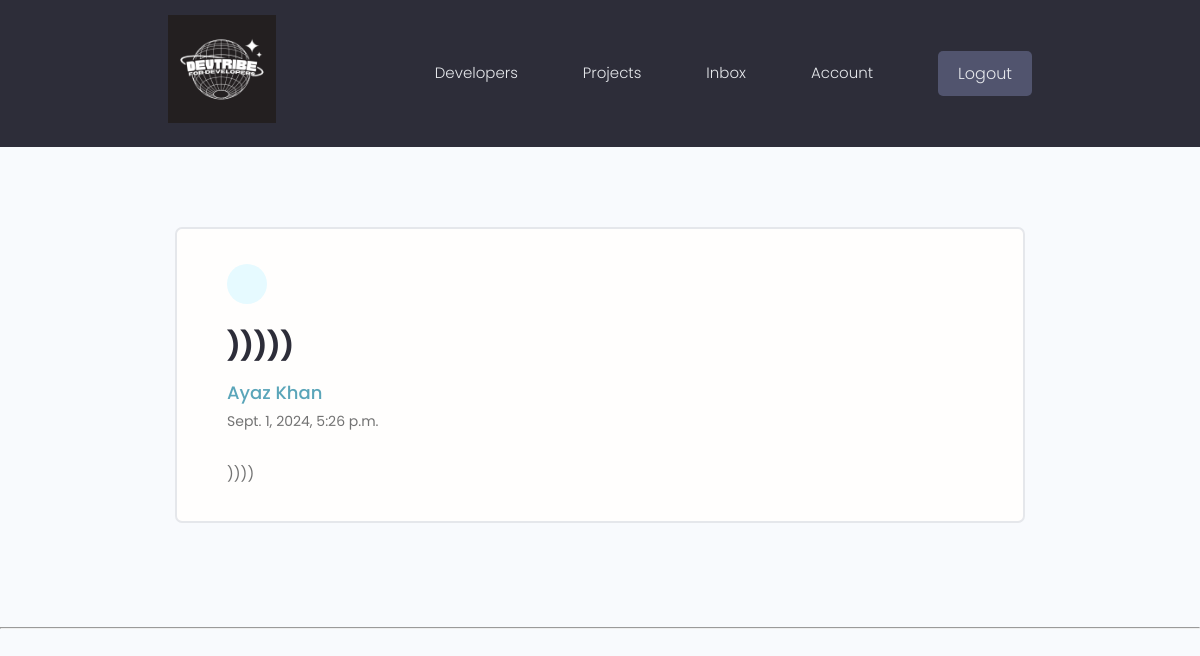
Screenshot of /message/76f03862-93b9-4b61-b924-8cc863a7b38f/ (signed in) with the database file from the repository.
### users/models.py (models this page shows, shortened)
class Message(models.Model):
    sender=models.ForeignKey(Profile,on_delete=models.SET_NULL,null=True,blank=True)
    recipient=models.ForeignKey(Profile,on_delete=models.SET_NULL,null=True,related_name='messages')
    name=models.CharField(max_length=200,null=True,blank=True)
    email=models.EmailField(max_length=200,null=True,blank=True)
    subject=models.CharField(max_length=200,null=True,blank=True)
    body=models.TextField()
    is_read=models.BooleanField(default=False,null=True)
    created=models.DateTimeField(auto_now_add=True)
    id=models.UUIDField(default=uuid.uuid4,unique=True,primary_key=True,editable=False)
    class Meta:
        ordering=['is_read','-created']

### users/views.py (the view)
# urls.py: path('message/<str:pk>/',views.viewMessage,name='message'),
@login_required(login_url='login')
def viewMessage(request,pk):
    profile=request.user.profile
    message=profile.messages.get(id=pk)
    if message.is_read==False:
        message.is_read=True
        message.save()
    context={
    'message':message
    }
    return render(request,'users/message.html',context)

### users/templates/users/message.html (shortened to what this page needs)
{% extends 'main.html' %}
{% block content %}
  <main class="messagePage my-xl">
    <div class="content-box">
      <div class="message">
        <a class="backButton" href="{% url 'inbox'%} "></a>
        <h2 class="message__subject">{{message.subject}}</h4>
          <a href="profile.html" class="message__author">{{message.name}}</a>
          <p class="message__date">{{message.created}}</p>
          <div class="message__body">{{message.body|linebreaksbr}}</div>
      </div>
    </div>
  </main>
  {% endblock content%}

### static/styles/app.css (style rules this page uses)
:root { --color-sub: #2d2d39; }
.content-box { width: 95%; max-width: 85rem; margin: 0 auto; }
.message { padding: 2.5rem 0; }
.message > a { display: flex; gap: 1rem; }
.message__author, .message__date { flex-basis: 25%; }
.message__subject { flex-basis: 50%; }
.message__date { text-align: right; }
.messagePage .message { list-style: none; background: var(--color-white); padding: 3.5rem 5rem; border: 2px solid var(--color-light); border-radius: 0.7rem; }
.messagePage .message__subject { font-size: 2.8rem; color: var(--color-sub); margin-bottom: 1rem; margin-top: 2rem; }
.messagePage .message__author { font-size: 1.8rem; font-weight: 500; }
.messagePage .message__date { font-size: 1.4rem; font-weight: 400; text-align: left; margin-bottom: 3rem; }
.backButton { background: var(--color-main-light); color: var(--color-main); width: 4rem; height: 4rem; display: flex; align-items: center; justify-content: center; border-radius: 50%; }

### static/uikit/styles/modules/_variables.css (style rules this page uses)
:root { --color-main: #5aa5b9; --color-main-light: #e6faff; --color-sub: #3f4156; --color-sub-light: #51546e; --color-sub-lighter: #ededfd; --color-text: #737373; --color-gray: #8b8b8b; --color-light: #e5e7eb; --color-light-gray: #767676; --color-bg: #f8fafd; --color-white: #fffefd; --color-white-light: #f3f3f3; --color-success: #359e64; --color-success-bg: #def8e8; --color-error: #fc4b0b; --color-error-bg: #fff2ee; --font-base: 'Poppins', arial, helvetica, 'Segoe UI', roboto, ubuntu, sans-serif; --font-monospace: 'Fira Code', 'Courier New', courier, monospace; --font-regular: 300; --font-medium: 500; --font-bold: 700; --generic-shadow: 1px 1px 5px #00000010; --generic-transition: all 0.3s ease-in-out; }

### static/uikit/styles/modules/_base.css (style rules this page uses)
* { margin: 0; padding: 0; box-sizing: border-box; text-rendering: optimizeLegibility; color: inherit; font-size: inherit; }
html { font-size: 50%; }
@media only screen and (min-width: 480px) { html { font-size: 56.25%; } }
@media only screen and (min-width: 1200px) { html { font-size: 62.5%; } }
body { line-height: 1.6; font-weight: 400; font-size: 1.5rem; color: var(--color-text); background-color: var(--color-bg); min-height: 100vh; }

### static/uikit/styles/modules/_typography.css (style rules this page uses)
* { font-family: var(--font-base); }
h2 { font-size: 3.6rem; font-weight: var(--font-bold); }
p, span, strong { font-size: 1.6rem; color: var(--color-text); font-weight: var(--font-regular); }
a { padding-bottom: 2px; text-decoration: none; display: inline-block; color: var(--color-main); font-weight: var(--font-medium); }

### static/uikit/styles/modules/_utilities.css (style rules this page uses)
.my-xl { margin: 8rem auto; }

### rows the page displays
Message: subject ")))))", name "Ayaz Khan", created "Sept. 1, 2024, 5:26 p.m.", body "))))"
